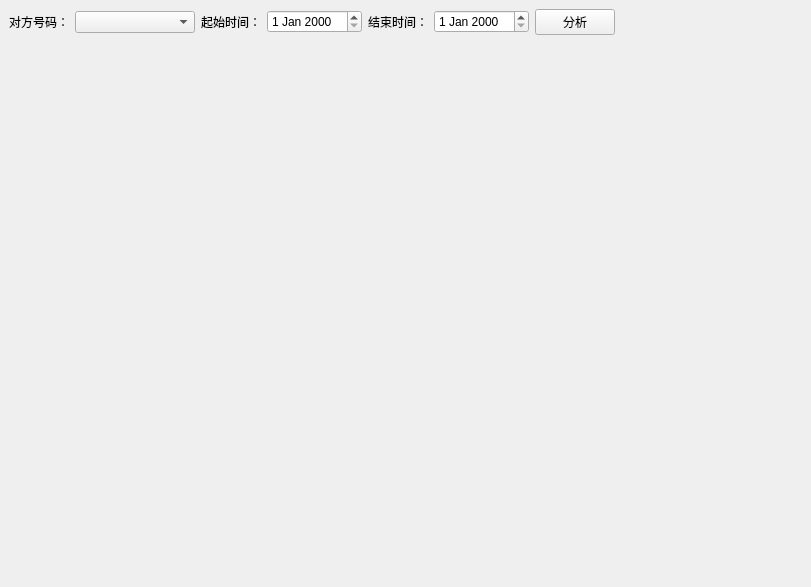
<?xml version="1.0" encoding="UTF-8"?>
<ui version="4.0">
 <class>WindowViewSingle</class>
 <widget class="QMainWindow" name="WindowViewSingle">
  <property name="geometry">
   <rect>
    <x>0</x>
    <y>0</y>
    <width>811</width>
    <height>587</height>
   </rect>
  </property>
  <property name="windowTitle">
   <string>MainWindow</string>
  </property>
  <widget class="QWidget" name="centralwidget">
   <layout class="QGridLayout" name="gridLayout">
    <item row="0" column="0">
     <layout class="QVBoxLayout" name="verticalLayout_4">
      <item>
       <layout class="QHBoxLayout" name="horizontalLayout_3">
        <item>
         <layout class="QHBoxLayout" name="horizontalLayout_5">
          <item>
           <widget class="QLabel" name="label">
            <property name="text">
             <string>对方号码：</string>
            </property>
           </widget>
          </item>
          <item>
           <widget class="QComboBox" name="comboBox">
            <property name="minimumSize">
             <size>
              <width>120</width>
              <height>0</height>
             </size>
            </property>
           </widget>
          </item>
          <item>
           <widget class="QLabel" name="label_4">
            <property name="text">
             <string>起始时间：</string>
            </property>
           </widget>
          </item>
          <item>
           <widget class="QDateEdit" name="dateEdit_3"/>
          </item>
          <item>
           <widget class="QLabel" name="label_5">
            <property name="text">
             <string>结束时间：</string>
            </property>
           </widget>
          </item>
          <item>
           <widget class="QDateEdit" name="dateEdit_4"/>
          </item>
         </layout>
        </item>
        <item>
         <widget class="QPushButton" name="pushButton_2">
          <property name="text">
           <string>分析</string>
          </property>
         </widget>
        </item>
        <item>
         <spacer name="horizontalSpacer_3">
          <property name="orientation">
           <enum>Qt::Horizontal</enum>
          </property>
          <property name="sizeHint" stdset="0">
           <size>
            <width>40</width>
            <height>20</height>
           </size>
          </property>
         </spacer>
        </item>
       </layout>
      </item>
      <item>
       <widget class="QwtPlot" name="qwtPlot_3">
        <property name="enabled">
         <bool>true</bool>
        </property>
        <property name="sizePolicy">
         <sizepolicy hsizetype="Expanding" vsizetype="Expanding">
          <horstretch>0</horstretch>
          <verstretch>0</verstretch>
         </sizepolicy>
        </property>
        <property name="layoutDirection">
         <enum>Qt::LeftToRight</enum>
        </property>
        <property name="autoFillBackground">
         <bool>true</bool>
        </property>
        <property name="frameShadow">
         <enum>QFrame::Plain</enum>
        </property>
       </widget>
      </item>
     </layout>
    </item>
   </layout>
  </widget>
 </widget>
 <customwidgets>
  <customwidget>
   <class>QwtPlot</class>
   <extends>QFrame</extends>
   <header>qwt_plot.h</header>
  </customwidget>
 </customwidgets>
 <resources/>
 <connections/>
</ui>
